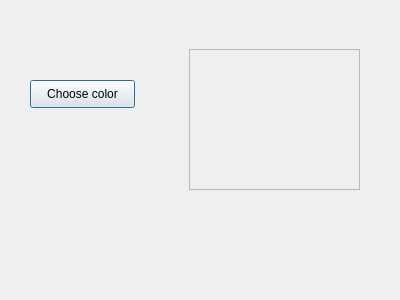
<?xml version="1.0" encoding="UTF-8"?>
<ui version="4.0">
 <class>Dialog</class>
 <widget class="QDialog" name="Dialog">
  <property name="geometry">
   <rect>
    <x>0</x>
    <y>0</y>
    <width>400</width>
    <height>300</height>
   </rect>
  </property>
  <property name="windowTitle">
   <string>Dialog</string>
  </property>
  <widget class="QLabel" name="label">
   <property name="geometry">
    <rect>
     <x>40</x>
     <y>230</y>
     <width>301</width>
     <height>16</height>
    </rect>
   </property>
   <property name="text">
    <string/>
   </property>
  </widget>
  <widget class="QPushButton" name="pushButton">
   <property name="geometry">
    <rect>
     <x>30</x>
     <y>80</y>
     <width>105</width>
     <height>28</height>
    </rect>
   </property>
   <property name="text">
    <string>Choose color</string>
   </property>
  </widget>
  <widget class="QFrame" name="frame">
   <property name="geometry">
    <rect>
     <x>189</x>
     <y>49</y>
     <width>171</width>
     <height>141</height>
    </rect>
   </property>
   <property name="frameShape">
    <enum>QFrame::StyledPanel</enum>
   </property>
   <property name="frameShadow">
    <enum>QFrame::Raised</enum>
   </property>
  </widget>
 </widget>
 <resources/>
 <connections/>
</ui>
